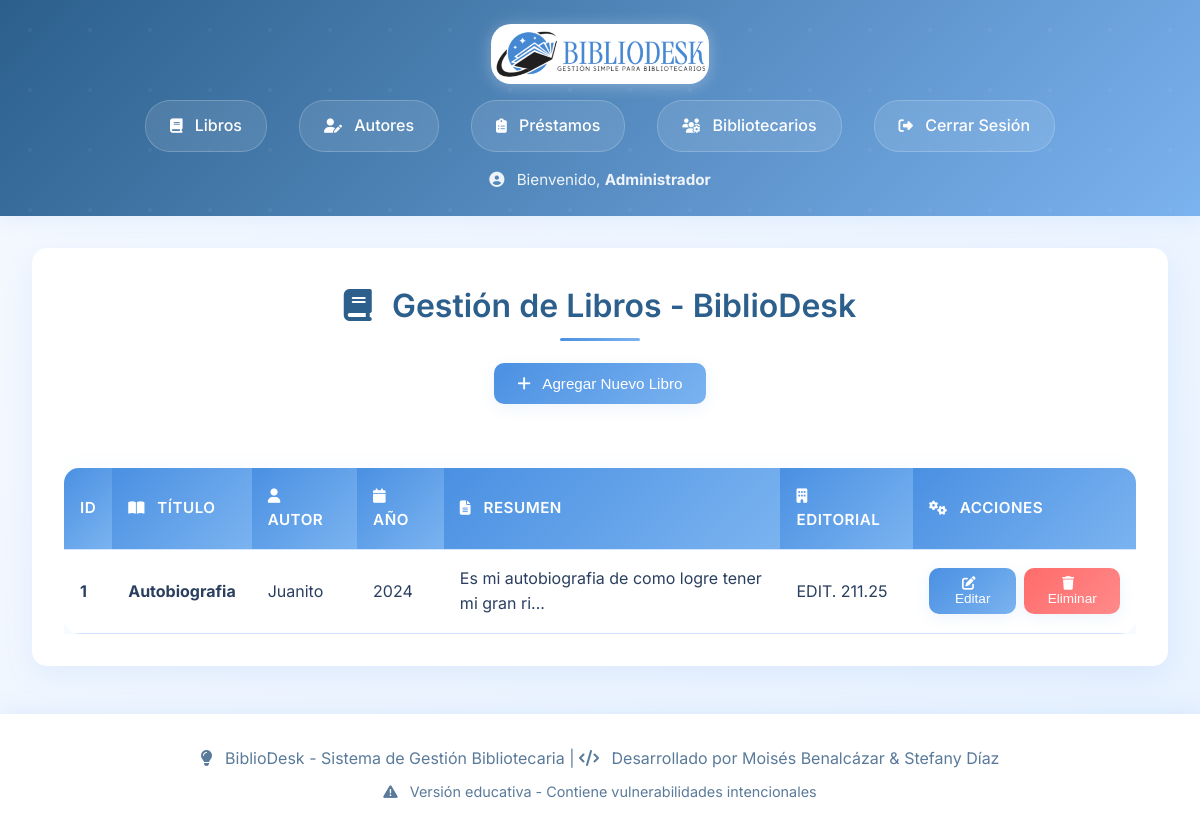
The page /books (signed in) on the database as committed earlier.
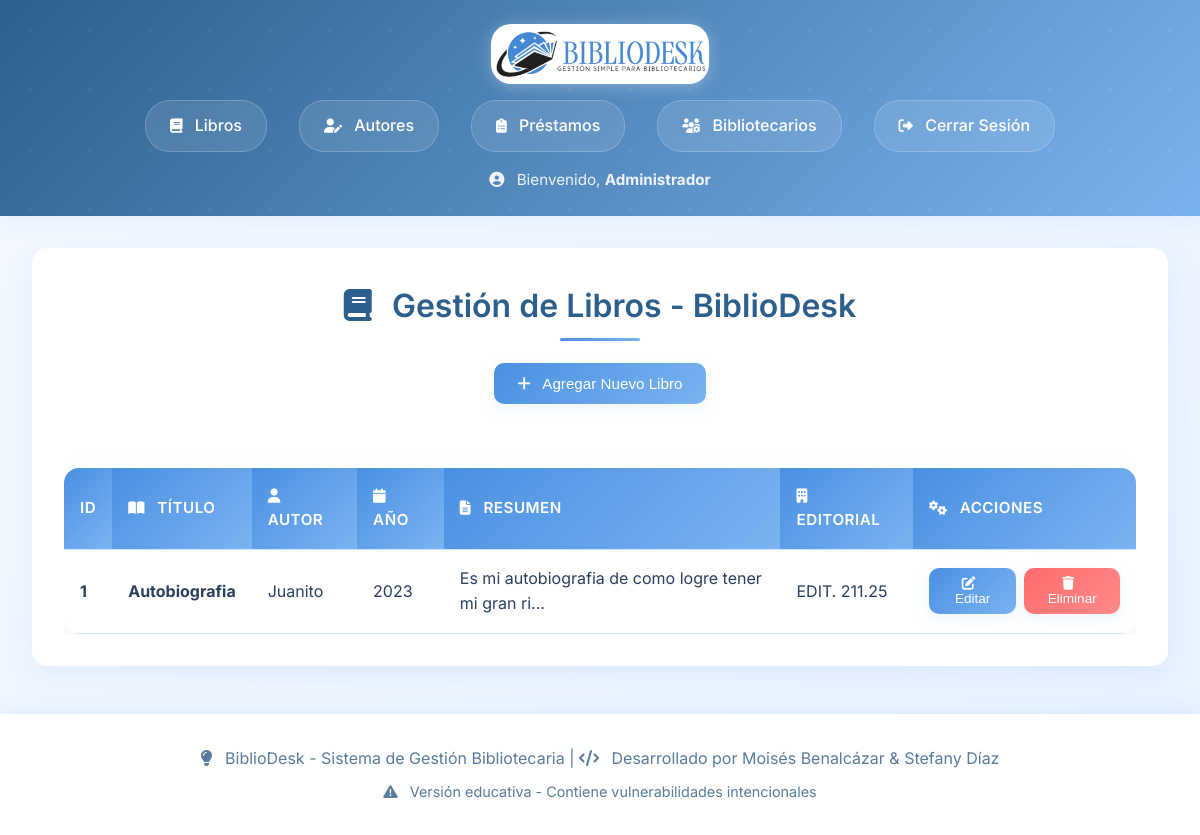
The same page on the database as committed later.
### tables this page shows
CREATE TABLE books (
        id INTEGER PRIMARY KEY AUTOINCREMENT,
        title TEXT NOT NULL,
        author_id INTEGER,
        publication_year INTEGER,
        summary TEXT,
        publisher TEXT,
        FOREIGN KEY (author_id) REFERENCES authors(id)
    );

CREATE TABLE authors (
        id INTEGER PRIMARY KEY AUTOINCREMENT,
        name TEXT NOT NULL,
        nationality TEXT
    );

### app.py (the view, shortened to what this page needs)
@app.route('/books', methods=['GET', 'POST'])
def books():
    if not session.get('logged_in'):
        return redirect(url_for('login'))
    books = database.get_books()
    authors = database.get_authors()
    return render_template('books.html', books=books, authors=authors)

### database.py (called while the page is built)
def get_books():
    conn = sqlite3.connect('library.db')
    c = conn.cursor()
    c.execute('SELECT books.id, books.title, authors.name, books.publication_year, books.summary, books.publisher FROM books JOIN authors ON books.author_id = authors.id')
    books = c.fetchall()
    conn.close()
    return books

def get_authors():
    conn = sqlite3.connect('library.db')
    c = conn.cursor()
    c.execute('SELECT * FROM authors')
    authors = c.fetchall()
    conn.close()
    return authors

### templates/books.html (shortened to what this page needs)
{% extends "base.html" %}
{% block content %}
<div class="container">
    <div class="card">
        <h2><i class="fas fa-book"></i> Gestión de Libros - BiblioDesk</h2>
        <div style="text-align: center; margin-bottom: 2rem;">
            <button class="btn-primary" onclick="openModal('addBookModal')">
                <i class="fas fa-plus"></i> Agregar Nuevo Libro
            </button>
        </div>
        <div style="overflow-x: auto;">
            <table>
                <thead>
                    <tr>
                        <th>ID</th>
                        <th><i class="fas fa-book-open"></i> Título</th>
                        <th><i class="fas fa-user"></i> Autor</th>
                        <th><i class="fas fa-calendar"></i> Año</th>
                        <th><i class="fas fa-file-alt"></i> Resumen</th>
                        <th><i class="fas fa-building"></i> Editorial</th>
                        <th><i class="fas fa-cogs"></i> Acciones</th>
                    </tr>
                </thead>
                <tbody>
                    {% for book in books %}
                    <tr>
                        <td><strong>{{ book[0] }}</strong></td>
                        <td><strong>{{ book[1] }}</strong></td>
                        <td>{{ book[2] }}</td>
                        <td>{{ book[3] if book[3] else '?' }}</td>
                        <td>
                            {% if book[4] and book[4]|length > 50 %}
                                {{ book[4][:50] }}...
                            {% else %}
                                {{ book[4] if book[4] else 'Sin resumen' }}
                            {% endif %}
                        </td>
                        <td>{{ book[5] if book[5] else 'No especificada' }}</td>
                        <td>
                            <div class="action-buttons">
                                <button class="btn-primary" onclick="openEditModal('{{ book[0] }}', '{{ book[1] }}', '{{ book[3] }}', '{{ book[4] }}', '{{ book[5] }}')">
                                    <i class="fas fa-edit"></i> Editar
                                </button>
                                <form method="POST" style="display:inline;">
                                    <button type="submit" name="delete" class="btn-danger" onclick="return confirm('¿Estás seguro de que deseas eliminar este libro?')">
                                        <i class="fas fa-trash"></i> Eliminar
                                    </button>
                                </form>
                            </div>
                        </td>
                    </tr>
                    {% endfor %}
                </tbody>
            </table>
        </div>
    </div>
</div>
{% endblock %}

Rows that differ between the two databases and show on the page:
changed books "Autobiografia": publication_year "2024" → "2023"
